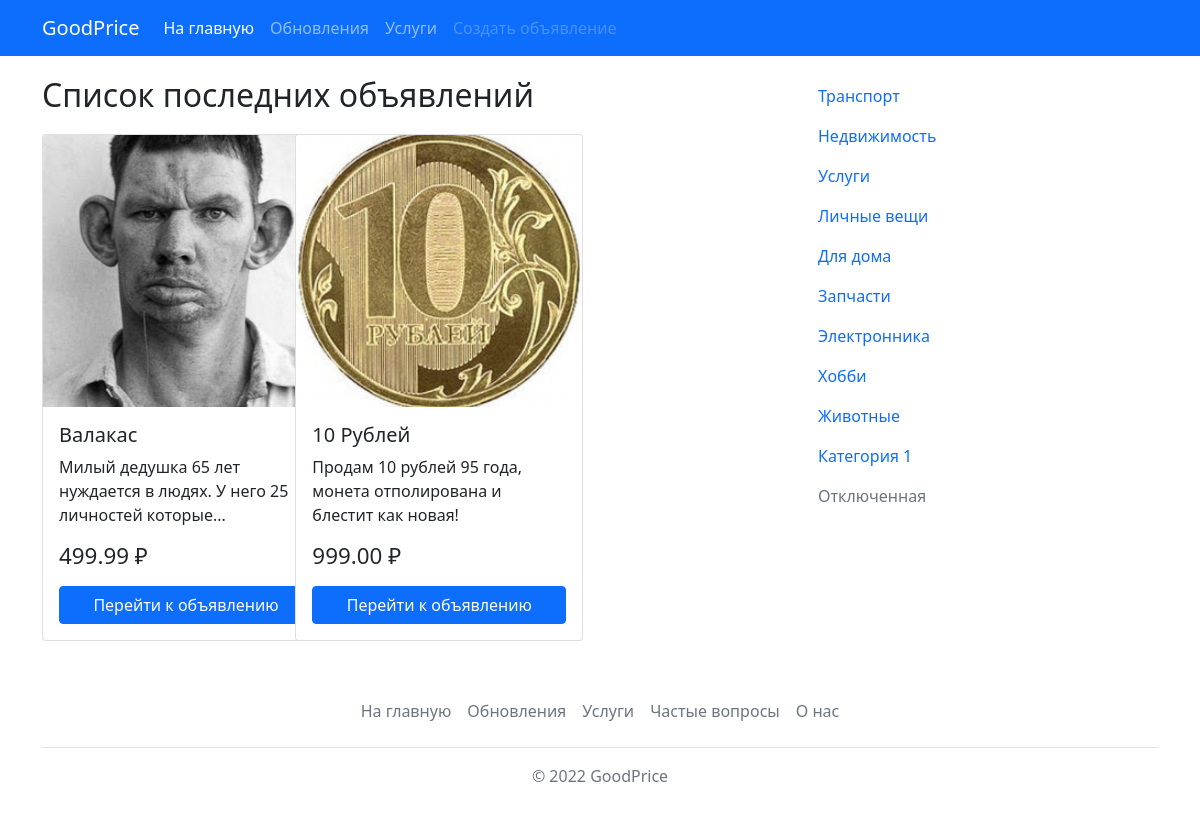
Before: / with the older database file.
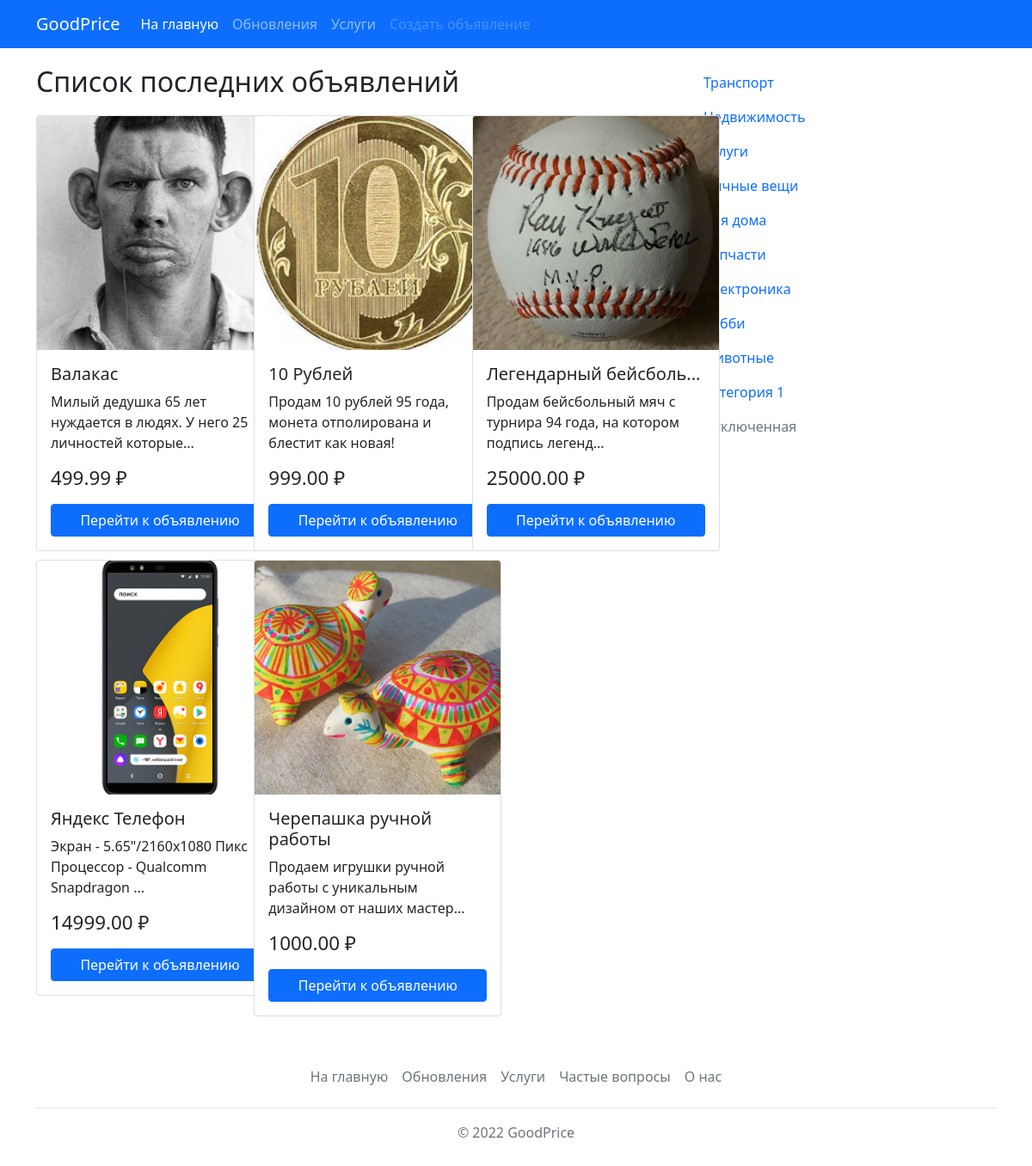
After: the same page with the newer database file.
### tables this page shows
CREATE TABLE `product` (
  `id` int(11) NOT NULL,
  `name` varchar(64) NOT NULL,
  `email` varchar(64) NOT NULL,
  `price` decimal(12,2) NOT NULL,
  `image` varchar(64) NOT NULL,
  `text` text NOT NULL,
  `categoryID` int(11) NOT NULL,
  `timeAdd` datetime NOT NULL
);

CREATE TABLE `categories` (
  `id` int(11) NOT NULL,
  `name` varchar(32) NOT NULL,
  `description` varchar(128) NOT NULL
);

### config.php (called while the page is built, shortened)
<?php
    $getUrl = $_SERVER["REQUEST_URI"];
?>

### index.php (the view, shortened to what this page needs)
<?php
    require_once 'config.php';
    $sql = "SELECT * FROM product";
    $productsdb = mysqli_query($dbConnect, $sql) or die(mysqli_error($dbConnect));
    require_once 'template/header.php';
?>
    <div class="container create">
        <div class="row">
            <div class="col-xl-8">
            <h2>Список последних объявлений</h2>
                <div class="row">
                <?php foreach($productsdb as $product) {
                    $productName = mb_strimwidth($product['name'], 0, 23, '...');
                    $productText = mb_strimwidth($product['text'], 0, 70, '...');
                    echo "
                    <div class=\"col-xl-4 cardproduct\">
                        <div class=\"card\" style=\"width: 18rem\">
                            <img src=\"{$product['image']}\" class=\"card-img-top\" alt=\"Купить {$product['name']}\">
                            <div class=\"card-body\">
                                <h5 class=\"card-title\">{$productName}</h5>
                                <p class=\"card-text\">{$productText}</p>
                                <h6 class=\"price\">{$product['price']} ₽</h6>
                                <div class=\"d-grid mt-3\">
                                    <a href=\"product.php?id={$product['id']}\" class=\"btn btn-primary\">Перейти к объявлению</a>
                                </div>
                            </div>
                        </div>
                    </div>
                ";
                }
                ?>
                </div>
            </div>
            <div class="col-xl-4">
                <?php require_once 'template/sidebar.php' ?>
            </div>
        </div>
    </div>
<?php require_once 'template/footer.php' ?>

### template/header.php (shortened to what this page needs)
<!DOCTYPE html>
<html lang="ru">
<head>
  <link href="https://cdn.jsdelivr.net/npm/bootstrap@5.1.3/dist/css/bootstrap.min.css" rel="stylesheet">
  <link rel="stylesheet" href="style/style.css">
</head>
<body>
    <nav class="navbar navbar-expand-lg navbar-dark bg-primary">
        <div class="container-xl">
            <a class="navbar-brand" href="/">GoodPrice</a>
            <div class="collapse navbar-collapse" id="navbarNav">
                <ul class="navbar-nav">
                    <li class="nav-item">
                        <a class="nav-link <?=$getUrl == '/' ? 'active' : NULL?>" aria-current="page" href="/">На главную</a>
                    </li>
                    <li class="nav-item">
                        <a class="nav-link" href="#">Обновления</a>
                    </li>
                    <li class="nav-item">
                        <a class="nav-link" href="#">Услуги</a>
                    </li>
                    <li class="nav-item">
                        <?php
                            if($getUrl == '/create.php') {
                                $linkCreateProduct = '<a class="nav-link active" href="/create.php">Создать объявление</a>';
                            } else{
                                $linkCreateProduct = '<a class="nav-link" href="/create.php">Создать объявление</a>';
                            }
                        ?>
                        <?=isset($_SESSION['category']) ? $linkCreateProduct : '<a class="nav-link disabled">Создать объявление</a>'?>
                    </li>
                </ul>
            </div>
        </div>
    </nav>

### template/sidebar.php
<?php
    $sql = "SELECT * FROM categories";
    $query = mysqli_query($dbConnect, $sql) or die(mysqli_error($dbConnect));
?>
                <ul class="nav flex-column">
                    <?php
                        foreach($query as $category) {
                            if($getUrl == '/category.php?id='.$category['id']){
                                $activeSidebar = 'active';
                            } else{
                                $activeSidebar = '';
                            }
                            echo "
                            <li class=\"nav-item\">
                                <a class=\"nav-link $activeSidebar\" href=\"category.php?id={$category['id']}\">{$category['name']}</a>
                            </li>".PHP_EOL;
                        }
                    ?>
                    <li class="nav-item">
                        <a class="nav-link" href="#">Категория 1</a>
                    </li>
                    <li class="nav-item">
                        <a class="nav-link disabled">Отключенная</a>
                    </li>
                </ul>

### template/footer.php
    <div class="container">
        <footer class="py-3 my-4">
            <ul class="nav justify-content-center border-bottom pb-3 mb-3">
                <li class="nav-item"><a href="#" class="nav-link px-2 text-muted">На главную</a></li>
                <li class="nav-item"><a href="#" class="nav-link px-2 text-muted">Обновления</a></li>
                <li class="nav-item"><a href="#" class="nav-link px-2 text-muted">Услуги</a></li>
                <li class="nav-item"><a href="#" class="nav-link px-2 text-muted">Частые вопросы</a></li>
                <li class="nav-item"><a href="#" class="nav-link px-2 text-muted">О нас</a></li>
            </ul>
            <p class="text-center text-muted">© 2022 GoodPrice</p>
        </footer>
    </div>
</body>
</html>

### style/style.css (style rules this page uses)
.create { margin-top: 20px; }
.create h2 { margin-bottom: 20px; }
.cardproduct { margin-bottom: 10px; }
.price { font-size: 1.4em; }
.nav-item .active { background-color: #0d6efd; border-radius: 5px; color: #fff; }
.card img { height: 17em; object-fit: cover; }

Changed rows visible on the page:
added product: image (picture), name "Легендарный бейсболь...", text "Продам бейсбольный мяч с турнира 94 года, на котором подпись легенд...", price "25000.00"
added product: image (picture), name "Яндекс Телефон", text "Экран - 5.65\"/2160x1080 Пикс Процессор - Qualcomm Snapdragon ...", price "14999.00"
added product: image (picture), name "Черепашка ручной работы", text "Продаем игрушки ручной работы с уникальным дизайном от наших мастер...", price "1000.00"
changed categories: name "Электронника" → "Электроника"
